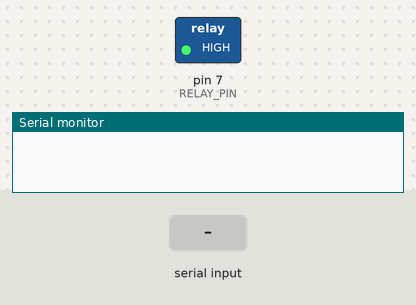
Recording of a sketch running on a simulated Arduino Uno, built with avr-gcc and run on an emulated ATmega328P. Parts: switched loads named in the sketch (green lamp = pin HIGH), the last lines printed to the serial monitor. The inputs (shaded band) are chosen by the test bench.

Above: at 1.2 s.
1.3 s: "UNLOCK\n" received over Serial
At 1.6 s:
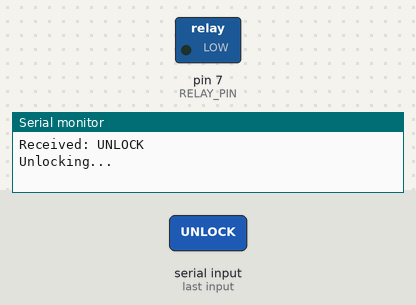
Timing chart, 0 to 7.8 s (numbered marks = the images above; inputs shaded):
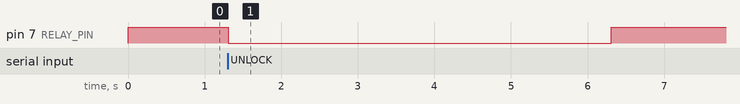

Measured:
- after the input at 1.3 s, pin 7 (RELAY_PIN): HIGH → LOW at once, → HIGH 5.0 s later

The sketch:

face_auth_arduino.ino
```cpp
#include <SoftwareSerial.h>

#define RELAY_PIN 7

void setup() {
    Serial.begin(9600);
    pinMode(RELAY_PIN, OUTPUT);
    digitalWrite(RELAY_PIN, LOW);
}

void loop() {
    digitalWrite(RELAY_PIN, HIGH);
    if (Serial.available()) {
        String command = Serial.readStringUntil('\n');
        Serial.println("Received: " + command);

        if (command == "UNLOCK") {
            Serial.println("Unlocking...");
            digitalWrite(RELAY_PIN, LOW);
            delay(5000);
            Serial.println("Locking...");
            digitalWrite(RELAY_PIN, HIGH);
        }
    }
}
```
